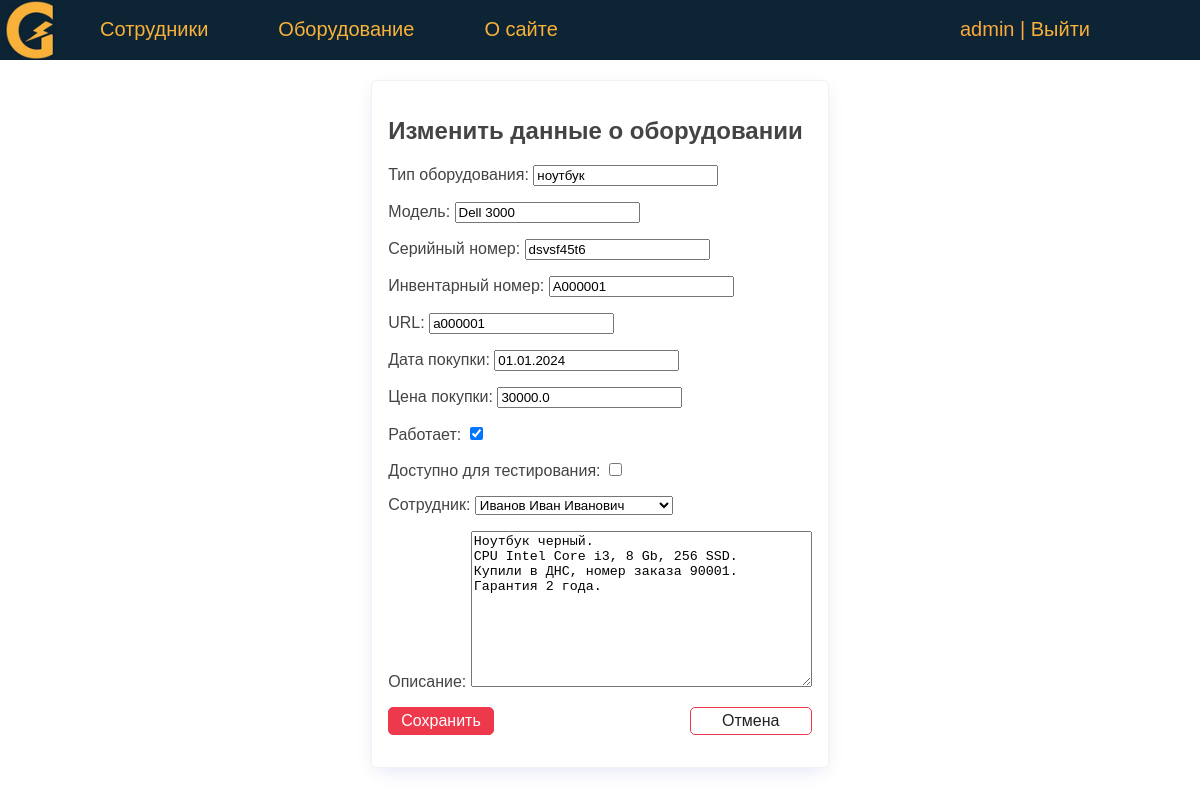
/equipment/1/update/ (signed in), run on an earlier commit of the app's database.
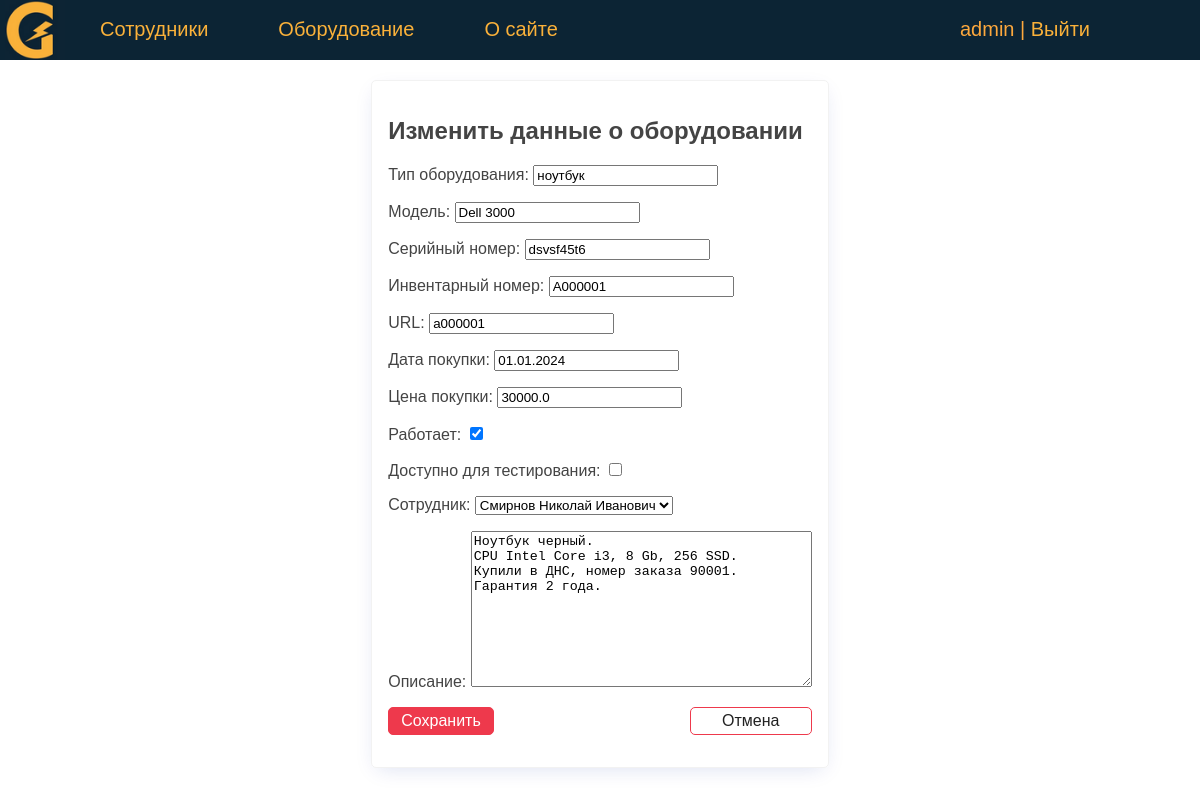
And on a later commit of the database.
### eqlog/models.py (models this page shows, shortened)
class Equipment(models.Model):
    type = models.CharField(verbose_name='Тип оборудования', max_length=50)
    model = models.CharField(verbose_name='Модель', max_length=50)
    serial_number = models.CharField(verbose_name='Серийный номер', max_length=50)
    id_number = models.CharField(verbose_name='Инвентарный номер', max_length=10)
    sale_date = models.DateField(verbose_name='Дата покупки', default=date(2024, 1, 1))
    price = models.FloatField(verbose_name='Цена покупки', max_length=10)
    is_working = models.BooleanField(verbose_name='Работает', default=True)
    testing = models.BooleanField(verbose_name='Доступно для тестирования', default=False)
    description = models.TextField(verbose_name='Описание')
    created_at = models.DateTimeField(verbose_name='Дата создания', auto_now_add=True)
    updated_at = models.DateTimeField(verbose_name='Дата изменения', auto_now=True)
    person = models.ForeignKey('Person', on_delete=models.PROTECT, verbose_name='Сотрудник', related_name='get_equipments')
    slug = models.SlugField(verbose_name='URL', max_length=255, unique=True, db_index=True)
    objects = models.Manager()
    def get_absolute_url(self):
        return reverse('equipment', kwargs={'equip_slug': self.slug})
    class Meta:
        verbose_name = 'Оборудование'
        verbose_name_plural = 'Оборудование'
        ordering = ['type', 'model']

### eqlog/views.py (the view)
# urls.py: path('equipment/<int:pk>/update/', UpdateEquipment.as_view(), name='update_equipment'),
class UpdateEquipment(LoginRequiredMixin, DataMixin, UpdateView):
    model = Equipment
    form_class = AddEquipmentForm
    template_name = 'eqlog/update_equipment.html'
    context_object_name = 'eq'
    def get_context_data(self, **kwargs):
        context = super().get_context_data(**kwargs)
        c_def = self.get_user_context(title='Изменить данные о оборудовании')
        return {**context, **c_def}

### eqlog/forms.py
class AddEquipmentForm(forms.ModelForm):
    class Meta:
        model = Equipment
        fields = ['type', 'model', 'serial_number', 'id_number', 'slug', 'sale_date', 'price', 'is_working', 'testing',
                  'person', 'description']

### eqlog/models.py (called while the page is built)
    @property
    def fio(self):
        return f'{self.last_name} {self.first_name} {self.middle_name}'

    def __str__(self):
        return self.fio

### eqlog/utils.py (called while the page is built)
    def get_user_context(self, **kwargs):
        context = kwargs
        context['menu'] = menu
        return context

### eqlog/templates/eqlog/update_equipment.html (shortened to what this page needs)
{% extends 'eqlog/base.html' %}
{% block content %}
<div class="center">
    <form action="{% url 'update_equipment' eq.id %}" class="card" method="post" enctype="multipart/form-data">
        <h2> {{ title }} </h2>
        {{ form.as_p }}
        <p class="form-buttons">
            <input type="submit" class="btn btn-primary" value="Сохранить">
            <a href="{{ eq.get_absolute_url }}" class="btn btn-outline">Отмена</a>
        </p>
    </form>
</div>
{% endblock %}

What changed in the data, as far as the page shows it:
changed Equipment "ноутбук": person "Иванов Иван Иванович" → "Смирнов Николай Иванович"
